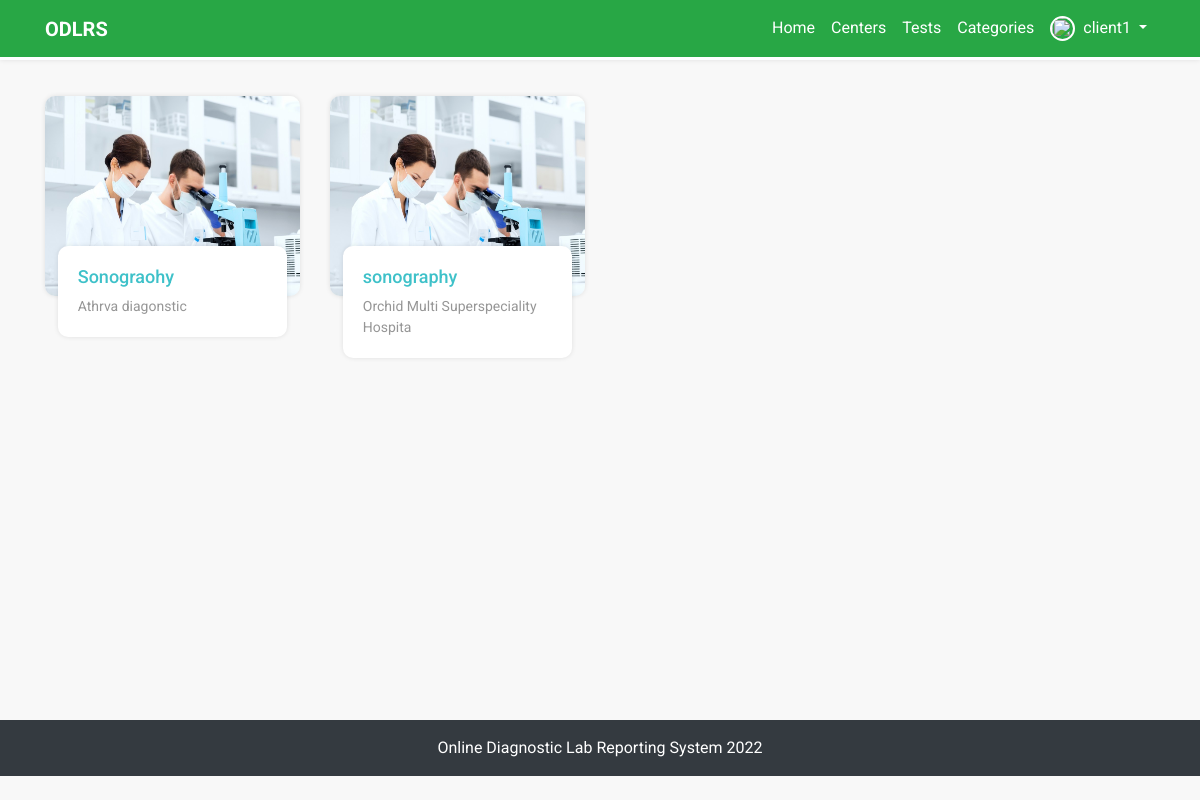
The app's page /categorise-tests/19/ (signed in) with its own data.
### tests/models.py (models this page shows, shortened)
class Test(models.Model):
    ACTIVE_STATUS = (
        ('Available', 'AVAILABLE'),
        ('Closed', 'CLOSED'),
    )
    test_name = models.CharField(max_length=250, blank=False)
    image = models.ImageField(default='default_test.jpg', upload_to='test_pics')
    category = models.ForeignKey(TestCategory, on_delete=models.CASCADE, related_name='test_category')
    center = models.ForeignKey(DiagnosticCenter, on_delete=models.CASCADE, related_name='test_center')
    discount = models.PositiveIntegerField(null=True, blank=True)
    price = models.PositiveIntegerField(null=True, blank=True)
    active_status = models.CharField(max_length=20, choices=ACTIVE_STATUS, default='AVAILABLE')
    class Meta:
        ordering = ['-id']
        verbose_name_plural = 'Tests'

### diagnostic_centers/models.py (models this page shows, shortened)
class DiagnosticCenter(models.Model):
    name = models.CharField(max_length=250, blank=False)
    image = models.ImageField(default='default_center.jpg', upload_to='diagnostic_center_pics')
    email = models.EmailField(blank=True)
    contact_no = models.CharField(max_length=20, blank=False)
    website = models.CharField(max_length=100, blank=True)
    address = models.CharField(max_length=150, blank=False)
    class Meta:
        verbose_name_plural = 'Diagnostic Centers'

### tests/views.py (the view)
# urls.py: path('categorise-tests/<int:id>/', categorise_tests, name='categorise-tests'),
def categorise_tests(request, id=None):
    filtered_tests = Test.objects.filter(category__id=id)
    template = 'tests/categorise_tests.html'
    context = {'filtered_tests': filtered_tests}
    return render(request, template, context)

### templates/tests/categorise_tests.html (shortened to what this page needs)
{% extends 'base.html' %}
{% block content %}
<div class="container inner-content">
    <div class="row mt-2">
        {% for test in  filtered_tests %}
        <div class="col-xs-12 col-sm-6 col-md-4 col-lg-3">
            <div class="card test-box">
                <div class="card-title">
                    <img src="{{ test.image.url }}" class="card-img-top" alt="..." width="100%">
                </div>
                <div class="card-body" style="min-height: 90px">
                    <h6 class="mb-2">
                        <a href="{% url 'tests:test-details' test.id %}">{{ test.test_name }}</a>
                    </h6>
                    <p>{{ test.center.name }}</p>
                </div>
            </div>
        </div>
        {% endfor %}
    </div>
</div>
{% endblock %}

### templates/base.html (shortened to what this page needs)
{% load static %}
<!DOCTYPE html>
<html>
<head>
	<link rel="stylesheet" href="https://use.fontawesome.com/releases/v5.8.0/css/all.css"
>
	<link rel="stylesheet" type="text/css" href="{% static 'css/bootstrap.min.css' %}">
	<link rel="stylesheet" type="text/css" href="{% static 'css/fakeLoader.min.css' %}">
	<link rel="stylesheet" type="text/css" href="{% static 'css/style.css' %}">
</head>
<body>
	<nav class="navbar navbar-expand-lg bg-success">
		<div class="container">
			<a class="navbar-brand text-white" href="{% url 'home' %}"><b>ODLRS</b></a>
			<div class="collapse navbar-collapse" id="navbarSupportedContent">
				<ul class="navbar-nav ml-auto">
					<li class="nav-item ">
						<a class="nav-link" href="{% url 'home' %}">Home</a>
					</li>
					<li class="nav-item">
						<a class="nav-link" href="{% url 'diagnostic_centers:all-centers' %}">Centers</a>
					</li>
					<li class="nav-item ">
						<a class="nav-link" href="{% url 'tests:all-tests' %}">Tests</a>
					</li>
					<li class="nav-item">
						<a class="nav-link" href="{% url 'tests:categories' %}">Categories</a>
					</li>
					{% if user.is_authenticated %}
					<li class="nav-item user-profile">
						<a class="nav-link d-flex dropdown-btn" href="#">
							<img src="{{ user.customer_profile.image.url }}" alt="" class="rounded-circle">
							<span class=" dropdown-toggle ml-2">{{user.username}} </span>
						</a>
					</li>
					{% endif %}
				</ul>
			</div>
		</div>
	</nav>
	{% block content %} {% endblock %} {% block extra_body %} {% endblock %}
	<div class="footer text-white text-center py-3 bg-dark">
		<div class="w-100 text-center d-flex justify-content-center">
			<div class="d-box px-2">
				<a class="text-white" target="_blank" data-toggle="tooltip"
					data-placement="top" title="Online Diagnostic Lab Reporting System 2022">Online Diagnostic Lab Reporting System 2022</a>
			</div>
		</div>
	</div>
</body>
</html>

### static/css/style.css (style rules this page uses)
* { margin: 0; padding: 0; -webkit-box-sizing: border-box; box-sizing: border-box; font-family: "Roboto", sans-serif; scroll-behavior: smooth; }
a { text-decoration: none; }
.card, .card-header, .card-footer { border: 0; }
html, body { background: #f8f8f8; }
nav.navbar { background: transparent; -webkit-box-shadow: 0 0 5px rgba(0, 0, 0, 0.1); box-shadow: 0 0 5px rgba(0, 0, 0, 0.1); position: fixed; top: 0; z-index: 99999; width: 100%; background: #328691; border-bottom: 3px solid white; }
nav.navbar ul li a { color: #fff; font-size: 16px; outline: none; }
nav.navbar .user-profile { position: relative; }
nav.navbar .user-profile img { width: 25px; height: 25px; border: 2px solid white; }
.inner-content { padding-top: 5.5rem; min-height: 90vh; }
p { margin-bottom: 0; }
.test-box { width: 100%; height: auto; background: none; border: 0; }
.test-box .card-title { margin-bottom: 0; -webkit-box-shadow: 0 0 5px rgba(0, 0, 0, 0.1); box-shadow: 0 0 5px rgba(0, 0, 0, 0.1); border-radius: 10px; -webkit-border-radius: 10px; -moz-border-radius: 10px; -ms-border-radius: 10px; -o-border-radius: 10px; }
.test-box .card-title img { border-radius: 10px; min-height: 200px; -webkit-border-radius: 10px; -moz-border-radius: 10px; -ms-border-radius: 10px; -o-border-radius: 10px; }
.test-box .card-body { width: 90%; min-height: 150px; -webkit-box-shadow: 0 0 5px rgba(0, 0, 0, 0.1); box-shadow: 0 0 5px rgba(0, 0, 0, 0.1); margin: auto; border-radius: 10px; -webkit-border-radius: 10px; -moz-border-radius: 10px; -ms-border-radius: 10px; -o-border-radius: 10px; position: relative; top: -50px; background: #fff; }
.test-box .card-body p { font-size: 14px; color: #969696; }
.test-box .card-body h6 { font-size: 18px; margin-bottom: 0; }
.test-box .card-body h6 a { color: #3ec1c9; text-decoration: none; }
.footer { background: #328691; position: relative; z-index: 11; }

### records on screen
Test: image (placeholder picture), test_name "Sonograohy", center.name "Athrva diagonstic"
Test: image (placeholder picture), test_name "sonography", center.name "Orchid Multi Superspeciality Hospita"

### other values on screen
{{ user.username }} "client1"
